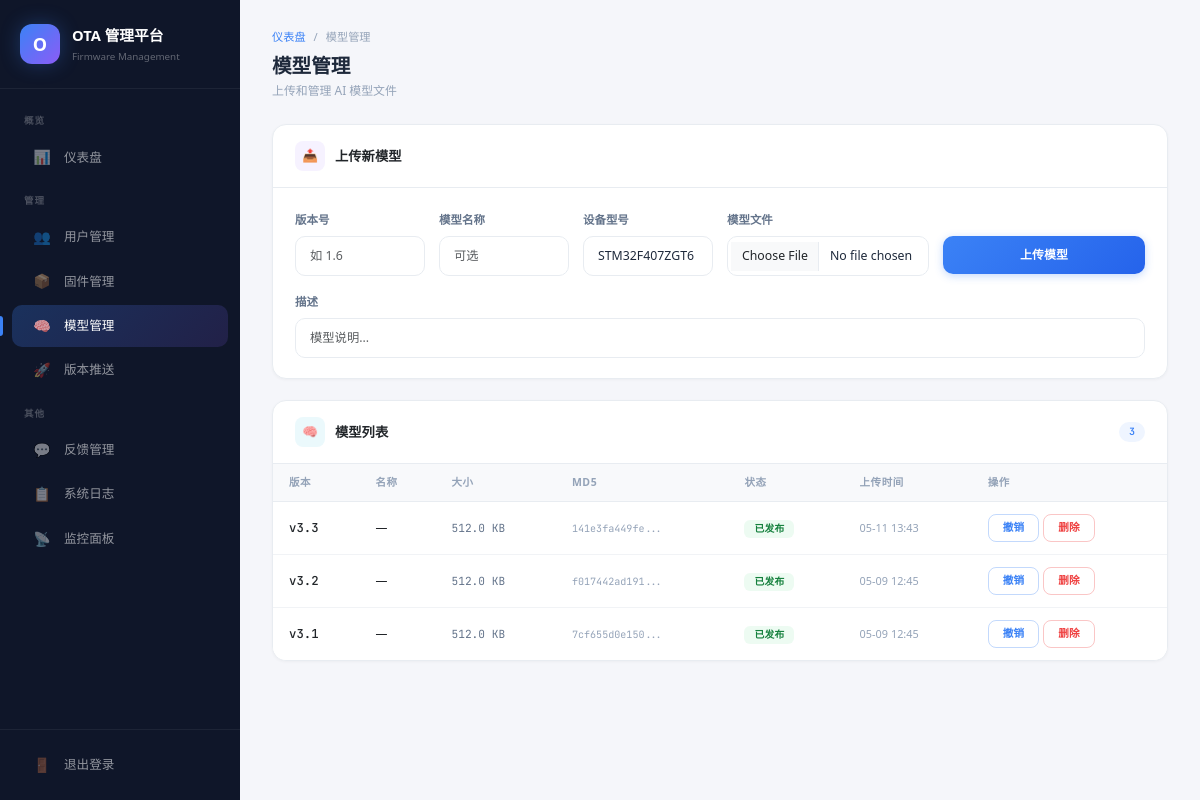
/admin/model (signed in), run on an earlier commit of the app's database.
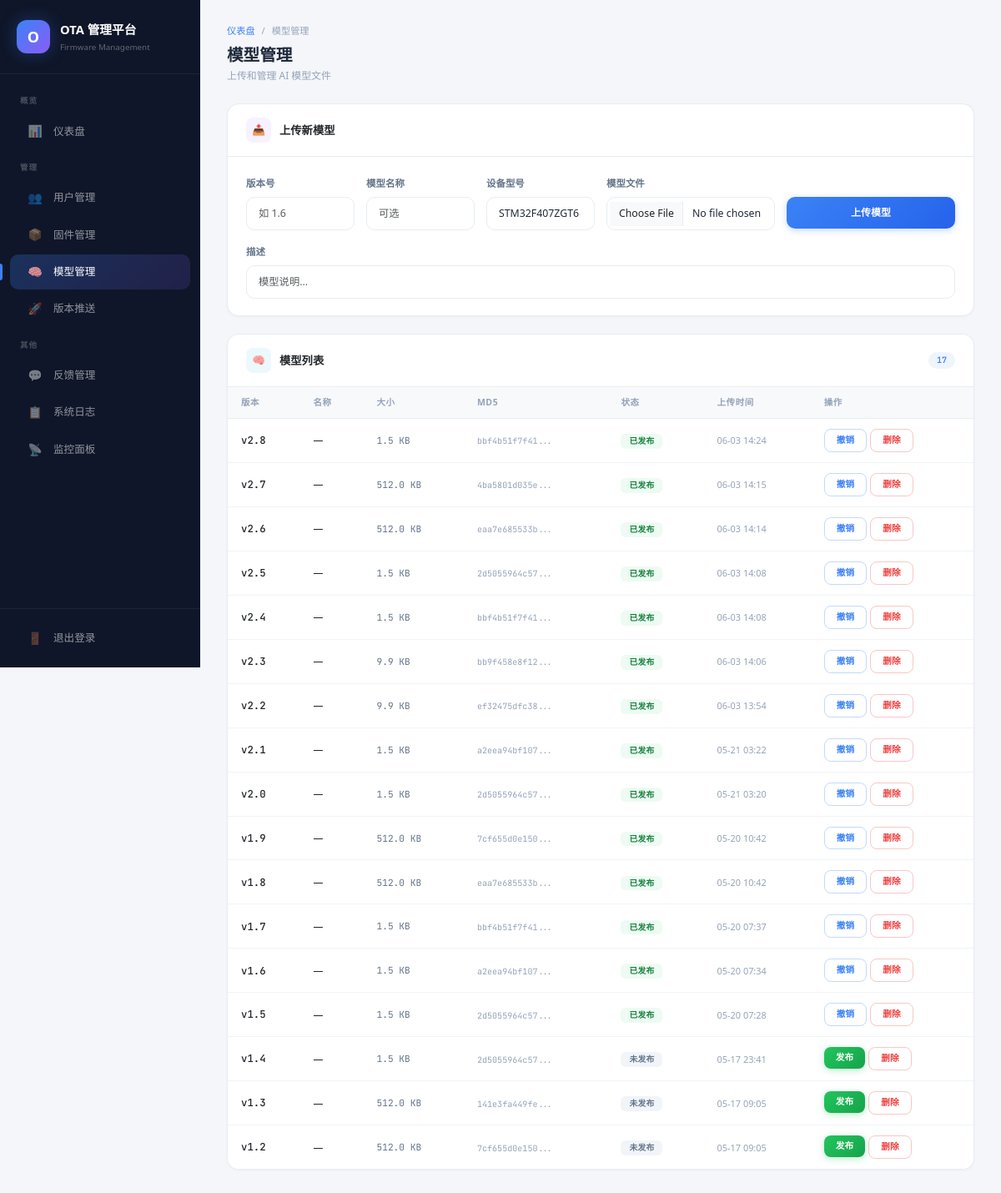
And on a later commit of the database.
### app.py (models this page shows)
class ModelVersion(db.Model):
    __tablename__ = 'model_version'
    id = db.Column(db.Integer, primary_key=True)
    version = db.Column(db.String(16), nullable=False)
    device_model = db.Column(db.String(32), default='STM32F407ZGT6')
    model_name = db.Column(db.String(64), default='')
    filename = db.Column(db.String(256), nullable=False)
    file_path = db.Column(db.String(512), nullable=False)
    file_size = db.Column(db.Integer, default=0)
    file_md5 = db.Column(db.String(32), default='')
    description = db.Column(db.Text, default='')
    is_active = db.Column(db.Boolean, default=False)
    uploaded_by = db.Column(db.Integer, db.ForeignKey('user.id'))
    created_at = db.Column(db.DateTime, default=utcnow)
    published_at = db.Column(db.DateTime)

### app.py (the view)
@app.route('/admin/model')
@admin_required
def admin_model():
    return render_template('admin_model.html',
        models=ModelVersion.query.order_by(ModelVersion.created_at.desc()).all(),
        unread_feedbacks=Feedback.query.filter_by(status='unread').count())

### app.py (called while the page is built)
@app.after_request
def set_connection_header(response):
    if any(request.path.startswith(p) for p in _DOWNLOAD_PREFIXES):
        response.headers['Connection'] = 'keep-alive'
    return response

@login_manager.user_loader
def load_user(user_id):
    return db.session.get(User, int(user_id))

def admin_required(f):
    @wraps(f)
    def decorated(*args, **kwargs):
        if not current_user.is_authenticated:
            return redirect(url_for('login'))
        if current_user.role != 'admin':
            abort(403)
        return f(*args, **kwargs)
    return decorated

### templates/admin_model.html (shortened to what this page needs)
{% extends "base.html" %}
{% block content %}
<div class="page-header">
    <div class="breadcrumb-bar"><a href="/admin">仪表盘</a><span>/</span><span>模型管理</span></div>
    <h4>模型管理</h4>
    <div class="sub">上传和管理 AI 模型文件</div>
</div>
<div class="card mb-4 anim-1">
    <div class="card-header">
        <div class="card-header-icon purple">📤</div><span>上传新模型</span>
    </div>
    <div class="card-body">
        <form action="/admin/model/upload" method="POST" enctype="multipart/form-data">
            <div class="row g-3">
                <div class="col-md-2">
                    <label class="form-label">版本号</label>
                    <input class="form-control" name="version" placeholder="如 1.6" required>
                </div>
                <div class="col-md-2">
                    <label class="form-label">模型名称</label>
                    <input class="form-control" name="model_name" placeholder="可选">
                </div>
                <div class="col-md-2">
                    <label class="form-label">设备型号</label>
                    <input class="form-control" name="device_model" value="STM32F407ZGT6">
                </div>
                <div class="col-md-3">
                    <label class="form-label">模型文件</label>
                    <input class="form-control" type="file" name="model_file" required>
                </div>
                <div class="col-md-3">
                    <label class="form-label">&nbsp;</label>
                    <button type="submit" class="btn btn-primary w-100">上传模型</button>
                </div>
            </div>
            <div class="mt-3">
                <label class="form-label">描述</label>
                <input class="form-control" name="description" placeholder="模型说明...">
            </div>
        </form>
    </div>
</div>
<div class="card anim-2">
    <div class="card-header">
        <div class="card-header-icon cyan">🧠</div><span>模型列表</span>
        <span class="count-badge">{{ models | length }}</span>
    </div>
    <div class="card-body p-0">
        {% if models %}
        <table class="table table-hover mb-0">
            <thead><tr><th>版本</th><th>名称</th><th>大小</th><th>MD5</th><th>状态</th><th>上传时间</th><th>操作</th></tr></thead>
            <tbody>
            {% for m in models %}
            <tr>
                <td><span class="ver-text">v{{ m.version }}</span></td>
                <td>{{ m.model_name or '—' }}</td>
                <td><span class="size-text">{{ '%.1f' | format(m.file_size/1024) }} KB</span></td>
                <td><span style="font-family:var(--font-mono);font-size:0.72rem;color:var(--text-muted)">{{ m.file_md5[:12] }}...</span></td>
                <td>{% if m.is_active %}<span class="badge badge-success">已发布</span>{% else %}<span class="badge" style="background:#f1f5f9;color:#64748b">未发布</span>{% endif %}</td>
                <td><span class="time-text">{{ m.created_at.strftime('%m-%d %H:%M') }}</span></td>
                <td>
                    <div style="display:flex;gap:4px;flex-wrap:wrap;">
                        {% if not m.is_active %}
                        <form action="/admin/model/publish/{{ m.id }}" method="POST" style="display:inline;">
                            <button class="btn btn-sm btn-success" type="submit">发布</button>
                        </form>
                        {% else %}
                        <form action="/admin/model/unpublish/{{ m.id }}" method="POST" style="display:inline;">
                            <button class="btn btn-sm btn-outline-primary" type="submit">撤销</button>
                        </form>
                        {% endif %}
                        <form action="/admin/model/delete/{{ m.id }}" method="POST" style="display:inline;">
                            <button class="btn btn-sm btn-outline-danger" type="submit" onclick="return confirm('确认删除 v{{ m.version }}？')">删除</button>
                        </form>
                    </div>
                </td>
            </tr>
            {% endfor %}
            </tbody>
        </table>
        {% else %}
        <div class="empty-state"><div class="empty-icon">🧠</div><div class="empty-text">暂无模型</div></div>
        {% endif %}
    </div>
</div>
{% endblock %}

### templates/base.html (shortened to what this page needs)
<!DOCTYPE html>
<html lang="zh-CN">
<head>
<link href="https://cdn.jsdelivr.net/npm/bootstrap@5.3.0/dist/css/bootstrap.min.css" rel="stylesheet">
</head>
<body>
<div class="app-layout">
    <aside class="sidebar">
        <div class="sidebar-brand">
            <div class="brand-icon">O</div>
            <div><div class="brand-text">OTA 管理平台</div><div class="brand-sub">Firmware Management</div></div>
        </div>
        <nav class="sidebar-nav">
            <div class="nav-section-title">概览</div>
            <a class="nav-item {% if request.path == '/admin' %}active{% endif %}" href="/admin">
                <span class="nav-icon">📊</span> 仪表盘
            </a>
            <div class="nav-section-title">管理</div>
            <a class="nav-item {% if '/users' in request.path %}active{% endif %}" href="/admin/users">
                <span class="nav-icon">👥</span> 用户管理
            </a>
            <a class="nav-item {% if '/firmware' in request.path %}active{% endif %}" href="/admin/firmware">
                <span class="nav-icon">📦</span> 固件管理
            </a>
            <a class="nav-item {% if '/model' in request.path %}active{% endif %}" href="/admin/model">
                <span class="nav-icon">🧠</span> 模型管理
            </a>
            <a class="nav-item {% if '/push' in request.path %}active{% endif %}" href="/admin/push">
                <span class="nav-icon">🚀</span> 版本推送
            </a>
            <div class="nav-section-title">其他</div>
            <a class="nav-item {% if '/feedback' in request.path %}active{% endif %}" href="/admin/feedback">
                <span class="nav-icon">💬</span> 反馈管理
            </a>
            <a class="nav-item {% if '/logs' in request.path %}active{% endif %}" href="/admin/logs">
                <span class="nav-icon">📋</span> 系统日志
            </a>
            <a class="nav-item" href="/dashboard">
                <span class="nav-icon">📡</span> 监控面板
            </a>
        </nav>
        <div class="sidebar-footer">
            <a class="nav-item" href="/logout" style="margin:0;padding:8px 12px;">
                <span class="nav-icon">🚪</span> 退出登录
            </a>
        </div>
    </aside>
    <main class="main-content">
        {% block content %}{% endblock %}
    </main>
</div>
</body>
</html>

What changed in the data, as far as the page shows it:
removed ModelVersion: version "3.3", model_name "—", m.file_size/1024 "512.0", file_md5 "141e3fa449fe", is_active "已发布", created_at "05-11 13:43"
removed ModelVersion: version "3.2", model_name "—", m.file_size/1024 "512.0", file_md5 "f017442ad191", is_active "已发布", created_at "05-09 12:45"
removed ModelVersion: version "3.1", model_name "—", m.file_size/1024 "512.0", file_md5 "7cf655d0e150", is_active "已发布", created_at "05-09 12:45"
added ModelVersion: version "2.8", model_name "—", m.file_size/1024 "1.5", file_md5 "bbf4b51f7f41", is_active "已发布", created_at "06-03 14:24"
added ModelVersion: version "2.7", model_name "—", m.file_size/1024 "512.0", file_md5 "4ba5801d035e", is_active "已发布", created_at "06-03 14:15"
added ModelVersion: version "2.6", model_name "—", m.file_size/1024 "512.0", file_md5 "eaa7e685533b", is_active "已发布", created_at "06-03 14:14"
added ModelVersion: version "2.5", model_name "—", m.file_size/1024 "1.5", file_md5 "2d5055964c57", is_active "已发布", created_at "06-03 14:08"
added ModelVersion: version "2.4", model_name "—", m.file_size/1024 "1.5", file_md5 "bbf4b51f7f41", is_active "已发布", created_at "06-03 14:08"
added ModelVersion: version "2.3", model_name "—", m.file_size/1024 "9.9", file_md5 "bb9f458e8f12", is_active "已发布", created_at "06-03 14:06"
added ModelVersion: version "2.2", model_name "—", m.file_size/1024 "9.9", file_md5 "ef32475dfc38", is_active "已发布", created_at "06-03 13:54"
added ModelVersion: version "2.1", model_name "—", m.file_size/1024 "1.5", file_md5 "a2eea94bf107", is_active "已发布", created_at "05-21 03:22"
added ModelVersion: version "2.0", model_name "—", m.file_size/1024 "1.5", file_md5 "2d5055964c57", is_active "已发布", created_at "05-21 03:20"
added ModelVersion: version "1.9", model_name "—", m.file_size/1024 "512.0", file_md5 "7cf655d0e150", is_active "已发布", created_at "05-20 10:42"
added ModelVersion: version "1.8", model_name "—", m.file_size/1024 "512.0", file_md5 "eaa7e685533b", is_active "已发布", created_at "05-20 10:42"
added ModelVersion: version "1.7", model_name "—", m.file_size/1024 "1.5", file_md5 "bbf4b51f7f41", is_active "已发布", created_at "05-20 07:37"
added ModelVersion: version "1.6", model_name "—", m.file_size/1024 "1.5", file_md5 "a2eea94bf107", is_active "已发布", created_at "05-20 07:34"
added ModelVersion: version "1.5", model_name "—", m.file_size/1024 "1.5", file_md5 "2d5055964c57", is_active "已发布", created_at "05-20 07:28"
added ModelVersion: version "1.4", model_name "—", m.file_size/1024 "1.5", file_md5 "2d5055964c57", is_active "未发布", created_at "05-17 23:41"
added ModelVersion: version "1.3", model_name "—", m.file_size/1024 "512.0", file_md5 "141e3fa449fe", is_active "未发布", created_at "05-17 09:05"
added ModelVersion: version "1.2", model_name "—", m.file_size/1024 "512.0", file_md5 "7cf655d0e150", is_active "未发布", created_at "05-17 09:05"
Also different on the page:
{{ models | length }}: "3" → "17"
